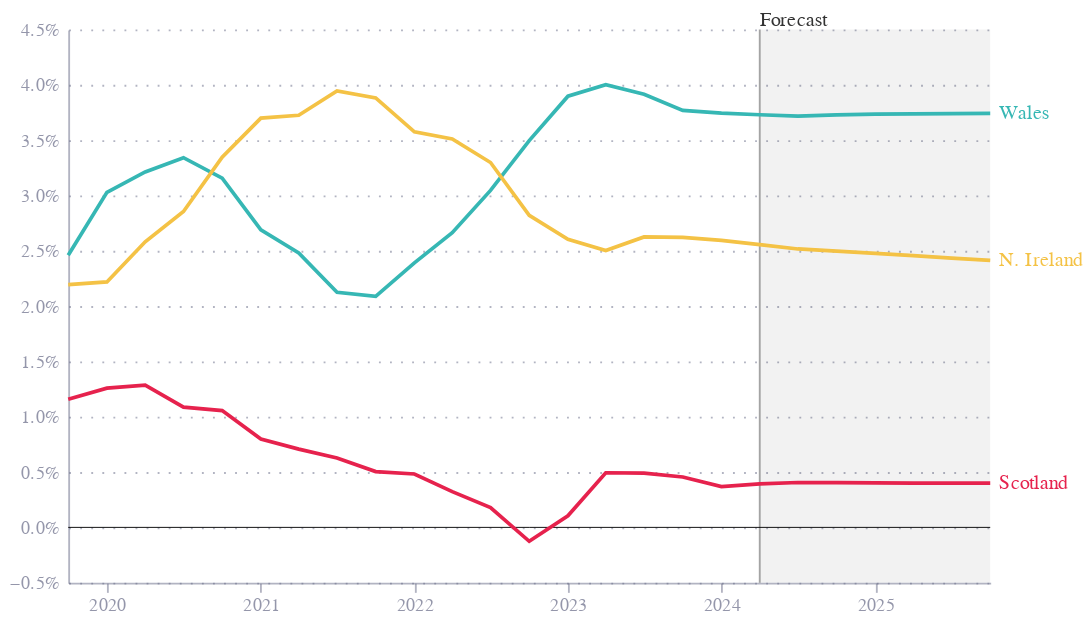

Notebook source saved alongside this figure:
### Markdown cell above
# Fig 5

### Code cell
df = pd.read_excel("cleaned.xlsx", sheet_name="fig5")

height = 300
width = 500

df['label'] = np.where(df['date'] == '2025-10-01', df['series'], '')
df['value'] = df['value'] / 100

base = alt.Chart(df).encode(
    x=alt.X("date:T"),
    y=alt.Y("value:Q", title="", axis=alt.Axis(format='%')),
    color=alt.Color("series:N", legend=None, scale=alt.Scale(domain=['Wales', 'Scotland', 'N. Ireland', 'UK'], range=["#36B7B4","hsl(347, 79.70%, 51.80%)","#F4C245", 'hsl(347, 0%, 40.80%)'])),
)

dy_offsets = {
    "Wales": 0,
    "Scotland": 0,
    "N. Ireland": 0,
    "England": 0,
}

lines = base.mark_line().encode(
    strokeDash=alt.condition(
        alt.datum.series == 'UK',
        alt.value([3, 3]),
        alt.value([0])
    ),
)

end_labels = base.mark_text(align='left',
                             dy=alt.expr(json.dumps(dy_offsets).replace('"', "'")+ '[datum.series]'),
                             dx=5).encode(
    text='label'
)

zero_line = alt.Chart(pd.DataFrame({'y': [0]})).mark_rule(color='black', size=0.5).encode(y='y')

# shade 2024-04-01 onwards as a forecast
forecast = alt.Chart(pd.DataFrame({'start': ['2024-04-01'], 'end': ['2025-10-01']})).mark_rect(opacity=0.05).encode(
    x='start:T',
    x2='end:T',
    color=alt.value('black'),
    y=alt.value(0),
    y2=alt.value(height)
)

forecase_label = alt.Chart(pd.DataFrame({'x': ['2024-04-01'], 'y': [0.5], 'text': ['Forecast']})).mark_text(
    align='left',
    opacity=0.8
).encode(
    x='x:T',
    y=alt.value(-5),
    text='text'
)

forecast_rule = alt.Chart(pd.DataFrame({'x': ['2024-04-01']})).mark_rule(color='black', opacity=0.35).encode(x='x:T')


chart = (forecast+ forecast_rule+  zero_line + lines + end_labels + forecase_label)

chart = chart.properties(
    width=width,
    height=height,
)

chart.save("fig5.json")
chart.save("fig5.png", scale_factor=2.0)

chart

### Figure 1 — Vega-Lite specification as saved in the notebook (floating-point values rounded to 4 significant figures)
{"config": {"font": "Circular Std", "mark": {"line": {"interpolate": "monotone"}}, "view": {"stroke": "transparent", "width": 400, "height": 300}, "range": {"category": ["#36B7B4", "#E6224B", "#F4C245", "#0063AF", "#00A767", "#179FDB", "#EB5C2E"], "diverging": ["#E6224B", "#E54753", "#C9C9C9", "#179FDB", "#122B39"], "heatmap": ["#C9C9C9", "#179FDB", "#0063AF", "#122B39"], "ordinal": ["#00A767", "#36B7B4", "#179FDB", "#0063AF", "#243B5A"]}, "axisX": {"domainColor": "#676A86", "domainOpacity": 0.5, "grid": false, "labelAngle": 0, "labelColor": "#676A86", "labelOpacity": 0.7, "orient": "bottom", "tickColor": "#676A86", "tickCount": 10, "tickOpacity": 0.5, "title": false, "titleAlign": "center", "titleAnchor": "middle", "titleColor": "#676A86", "titleFontSize": 12, "titleOpacity": 0.8, "titleY": -15}, "axisY": {"domainColor": "#676A86", "domainOpacity": 0.5, "gridColor": "#676A86", "gridDash": [1, 5], "gridOpacity": 0.5, "labelColor": "#676A86", "labelOpacity": 0.7, "labelPadding": 5, "tickColor": "#676A86", "tickCount": 8, "tickOpacity": 0.5, "ticks": false, "titleAlign": "left", "titleAngle": 0, "titleBaseline": "bottom", "titleColor": "#676A86", "titleFontSize": 12, "titleOpacity": 0.8, "titleX": 0, "titleY": -7}}, "layer": [{"data": {"name": "data-ca9d56f459215aaeda56571af6d83d28"}, "mark": {"type": "rect", "opacity": 0.05}, "encoding": {"color": {"value": "black"}, "x": {"field": "start", "type": "temporal"}, "x2": {"field": "end"}, "y": {"value": 0}, "y2": {"value": 300}}}, {"data": {"name": "data-4517a269b97b6cb83363b42475525dbd"}, "mark": {"type": "rule", "color": "black", "opacity": 0.35}, "encoding": {"x": {"field": "x", "type": "temporal"}}}, {"data": {"name": "data-06fd9f850666401b4599de5588b60692"}, "mark": {"type": "rule", "color": "black", "size": 0.5}, "encoding": {"y": {"field": "y", "type": "quantitative"}}}, {"data": {"name": "data-625b46976225482b04e630886c90926e"}, "mark": {"type": "line"}, "encoding": {"color": {"field": "series", "legend": null, "scale": {"domain": ["Wales", "Scotland", "N. Ireland", "UK"], "range": ["#36B7B4", "hsl(347, 79.70%, 51.80%)", "#F4C245", "hsl(347, 0%, 40.80%)"]}, "type": "nominal"}, "strokeDash": {"condition": {"test": "(datum.series === 'UK')", "value": [3, 3]}, "value": [0]}, "x": {"field": "date", "type": "temporal"}, "y": {"axis": {"format": "%"}, "field": "value", "title": "", "type": "quantitative"}}}, {"data": {"name": "data-625b46976225482b04e630886c90926e"}, "mark": {"type": "text", "align": "left", "dx": 5, "dy": {"expr": "{'Wales': 0, 'Scotland': 0, 'N. Ireland': 0, 'England': 0}[datum.series]"}}, "encoding": {"color": {"field": "series", "legend": null, "scale": {"domain": ["Wales", "Scotland", "N. Ireland", "UK"], "range": ["#36B7B4", "hsl(347, 79.70%, 51.80%)", "#F4C245", "hsl(347, 0%, 40.80%)"]}, "type": "nominal"}, "text": {"field": "label", "type": "nominal"}, "x": {"field": "date", "type": "temporal"}, "y": {"axis": {"format": "%"}, "field": "value", "title": "", "type": "quantitative"}}}, {"data": {"name": "data-86cb86127045f594c09b232bdaf1c669"}, "mark": {"type": "text", "align": "left", "opacity": 0.8}, "encoding": {"text": {"field": "text", "type": "nominal"}, "x": {"field": "x", "type": "temporal"}, "y": {"value": -5}}}], "height": 300, "width": 500, "$schema": "https://vega.github.io/schema/vega-lite/v5.8.0.json", "datasets": {"data-ca9d56f459215aaeda56571af6d83d28": [{"start": "2024-04-01", "end": "2025-10-01"}], "data-4517a269b97b6cb83363b42475525dbd": [{"x": "2024-04-01"}], "data-06fd9f850666401b4599de5588b60692": [{"y": 0}], "data-625b46976225482b04e630886c90926e": [{"date": "2019-10-01T00:00:00", "series": "Wales", "value": 0.02459, "label": ""}, {"date": "2020-01-01T00:00:00", "series": "Wales", "value": 0.03028, "label": ""}, {"date": "2020-04-01T00:00:00", "series": "Wales", "value": 0.03212, "label": ""}, {"date": "2020-07-01T00:00:00", "series": "Wales", "value": 0.03342, "label": ""}, {"date": "2020-10-01T00:00:00", "series": "Wales", "value": 0.03156, "label": ""}, {"date": "2021-01-01T00:00:00", "series": "Wales", "value": 0.0269, "label": ""}, {"date": "2021-04-01T00:00:00", "series": "Wales", "value": 0.02481, "label": ""}, {"date": "2021-07-01T00:00:00", "series": "Wales", "value": 0.02126, "label": ""}, {"date": "2021-10-01T00:00:00", "series": "Wales", "value": 0.02088, "label": ""}, {"date": "2022-01-01T00:00:00", "series": "Wales", "value": 0.0239, "label": ""}, {"date": "2022-04-01T00:00:00", "series": "Wales", "value": 0.02664, "label": ""}, {"date": "2022-07-01T00:00:00", "series": "Wales", "value": 0.03046, "label": ""}, {"date": "2022-10-01T00:00:00", "series": "Wales", "value": 0.03496, "label": ""}, {"date": "2023-01-01T00:00:00", "series": "Wales", "value": 0.03897, "label": ""}, {"date": "2023-04-01T00:00:00", "series": "Wales", "value": 0.04, "label": ""}, {"date": "2023-07-01T00:00:00", "series": "Wales", "value": 0.03914, "label": ""}, {"date": "2023-10-01T00:00:00", "series": "Wales", "value": 0.03769, "label": ""}, {"date": "2024-01-01T00:00:00", "series": "Wales", "value": 0.03744, "label": ""}, {"date": "2024-04-01T00:00:00", "series": "Wales", "value": 0.0373, "label": ""}, {"date": "2024-07-01T00:00:00", "series": "Wales", "value": 0.03717, "label": ""}, {"date": "2024-10-01T00:00:00", "series": "Wales", "value": 0.03729, "label": ""}, {"date": "2025-01-01T00:00:00", "series": "Wales", "value": 0.03735, "label": ""}, {"date": "2025-04-01T00:00:00", "series": "Wales", "value": 0.03738, "label": ""}, {"date": "2025-07-01T00:00:00", "series": "Wales", "value": 0.0374, "label": ""}, {"date": "2025-10-01T00:00:00", "series": "Wales", "value": 0.03742, "label": "Wales"}, {"date": "2019-10-01T00:00:00", "series": "Scotland", "value": 0.01158, "label": ""}, {"date": "2020-01-01T00:00:00", "series": "Scotland", "value": 0.01258, "label": ""}, {"date": "2020-04-01T00:00:00", "series": "Scotland", "value": 0.01286, "label": ""}, {"date": "2020-07-01T00:00:00", "series": "Scotland", "value": 0.01086, "label": ""}, {"date": "2020-10-01T00:00:00", "series": "Scotland", "value": 0.01056, "label": ""}, {"date": "2021-01-01T00:00:00", "series": "Scotland", "value": 0.007985, "label": ""}, {"date": "2021-04-01T00:00:00", "series": "Scotland", "value": 0.007076, "label": ""}, {"date": "2021-07-01T00:00:00", "series": "Scotland", "value": 0.006271, "label": ""}, {"date": "2021-10-01T00:00:00", "series": "Scotland", "value": 0.005044, "label": ""}, {"date": "2022-01-01T00:00:00", "series": "Scotland", "value": 0.004823, "label": ""}, {"date": "2022-04-01T00:00:00", "series": "Scotland", "value": 0.003232, "label": ""}, {"date": "2022-07-01T00:00:00", "series": "Scotland", "value": 0.001789, "label": ""}, {"date": "2022-10-01T00:00:00", "series": "Scotland", "value": -0.001256, "label": ""}, {"date": "2023-01-01T00:00:00", "series": "Scotland", "value": 0.001048, "label": ""}, {"date": "2023-04-01T00:00:00", "series": "Scotland", "value": 0.004937, "label": ""}, {"date": "2023-07-01T00:00:00", "series": "Scotland", "value": 0.004909, "label": ""}, {"date": "2023-10-01T00:00:00", "series": "Scotland", "value": 0.004554, "label": ""}, {"date": "2024-01-01T00:00:00", "series": "Scotland", "value": 0.003693, "label": ""}, {"date": "2024-04-01T00:00:00", "series": "Scotland", "value": 0.003927, "label": ""}, {"date": "2024-07-01T00:00:00", "series": "Scotland", "value": 0.004058, "label": ""}, {"date": "2024-10-01T00:00:00", "series": "Scotland", "value": 0.004047, "label": ""}, {"date": "2025-01-01T00:00:00", "series": "Scotland", "value": 0.00402, "label": ""}, {"date": "2025-04-01T00:00:00", "series": "Scotland", "value": 0.003999, "label": ""}, {"date": "2025-07-01T00:00:00", "series": "Scotland", "value": 0.003996, "label": ""}, {"date": "2025-10-01T00:00:00", "series": "Scotland", "value": 0.004003, "label": "Scotland"}, {"date": "2019-10-01T00:00:00", "series": "N. Ireland", "value": 0.02195, "label": ""}, {"date": "2020-01-01T00:00:00", "series": "N. Ireland", "value": 0.02218, "label": ""}, {"date": "2020-04-01T00:00:00", "series": "N. Ireland", "value": 0.02581, "label": ""}, {"date": "2020-07-01T00:00:00", "series": "N. Ireland", "value": 0.02854, "label": ""}, {"date": "2020-10-01T00:00:00", "series": "N. Ireland", "value": 0.03346, "label": ""}, {"date": "2021-01-01T00:00:00", "series": "N. Ireland", "value": 0.03699, "label": ""}, {"date": "2021-04-01T00:00:00", "series": "N. Ireland", "value": 0.03725, "label": ""}, {"date": "2021-07-01T00:00:00", "series": "N. Ireland", "value": 0.03944, "label": ""}, {"date": "2021-10-01T00:00:00", "series": "N. Ireland", "value": 0.03882, "label": ""}, {"date": "2022-01-01T00:00:00", "series": "N. Ireland", "value": 0.03576, "label": ""}, {"date": "2022-04-01T00:00:00", "series": "N. Ireland", "value": 0.03511, "label": ""}, {"date": "2022-07-01T00:00:00", "series": "N. Ireland", "value": 0.03298, "label": ""}, {"date": "2022-10-01T00:00:00", "series": "N. Ireland", "value": 0.0282, "label": ""}, {"date": "2023-01-01T00:00:00", "series": "N. Ireland", "value": 0.02603, "label": ""}, {"date": "2023-04-01T00:00:00", "series": "N. Ireland", "value": 0.02502, "label": ""}, {"date": "2023-07-01T00:00:00", "series": "N. Ireland", "value": 0.02625, "label": ""}, {"date": "2023-10-01T00:00:00", "series": "N. Ireland", "value": 0.02621, "label": ""}, {"date": "2024-01-01T00:00:00", "series": "N. Ireland", "value": 0.02594, "label": ""}, {"date": "2024-04-01T00:00:00", "series": "N. Ireland", "value": 0.02555, "label": ""}, {"date": "2024-07-01T00:00:00", "series": "N. Ireland", "value": 0.02516, "label": ""}, {"date": "2024-10-01T00:00:00", "series": "N. Ireland", "value": 0.02497, "label": ""}, {"date": "2025-01-01T00:00:00", "series": "N. Ireland", "value": 0.02477, "label": ""}, {"date": "2025-04-01T00:00:00", "series": "N. Ireland", "value": 0.02456, "label": ""}, {"date": "2025-07-01T00:00:00", "series": "N. Ireland", "value": 0.02434, "label": ""}, {"date": "2025-10-01T00:00:00", "series": "N. Ireland", "value": 0.02413, "label": "N. Ireland"}], "data-86cb86127045f594c09b232bdaf1c669": [{"x": "2024-04-01", "y": 0.5, "text": "Forecast"}]}}
